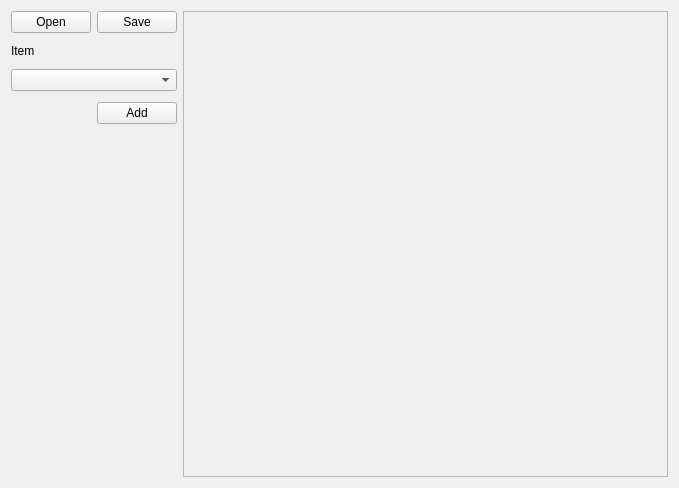
<?xml version="1.0" encoding="UTF-8"?>
<ui version="4.0">
 <class>Form</class>
 <widget class="QWidget" name="Form">
  <property name="geometry">
   <rect>
    <x>0</x>
    <y>0</y>
    <width>679</width>
    <height>488</height>
   </rect>
  </property>
  <property name="windowTitle">
   <string>Order placement</string>
  </property>
  <layout class="QHBoxLayout" name="horizontalLayout">
   <item>
    <layout class="QGridLayout" name="gridLayout">
     <property name="verticalSpacing">
      <number>11</number>
     </property>
     <item row="3" column="1">
      <widget class="QPushButton" name="btn_add">
       <property name="text">
        <string>Add</string>
       </property>
      </widget>
     </item>
     <item row="0" column="0">
      <widget class="QPushButton" name="btn_open">
       <property name="text">
        <string>Open</string>
       </property>
      </widget>
     </item>
     <item row="1" column="0">
      <widget class="QLabel" name="lbl_item">
       <property name="sizePolicy">
        <sizepolicy hsizetype="Preferred" vsizetype="Fixed">
         <horstretch>0</horstretch>
         <verstretch>0</verstretch>
        </sizepolicy>
       </property>
       <property name="text">
        <string>Item</string>
       </property>
      </widget>
     </item>
     <item row="2" column="0" colspan="2">
      <widget class="QComboBox" name="cmb_items"/>
     </item>
     <item row="4" column="1">
      <spacer name="verticalSpacer">
       <property name="orientation">
        <enum>Qt::Vertical</enum>
       </property>
       <property name="sizeHint" stdset="0">
        <size>
         <width>20</width>
         <height>40</height>
        </size>
       </property>
      </spacer>
     </item>
     <item row="0" column="1">
      <widget class="QPushButton" name="btn_save">
       <property name="text">
        <string>Save</string>
       </property>
      </widget>
     </item>
    </layout>
   </item>
   <item>
    <widget class="QScrollArea" name="scroll_area">
     <property name="widgetResizable">
      <bool>true</bool>
     </property>
     <widget class="QWidget" name="scrollAreaWidgetContents">
      <property name="geometry">
       <rect>
        <x>0</x>
        <y>0</y>
        <width>459</width>
        <height>468</height>
       </rect>
      </property>
      <layout class="QVBoxLayout" name="verticalLayout_2">
       <property name="leftMargin">
        <number>0</number>
       </property>
       <property name="topMargin">
        <number>0</number>
       </property>
       <property name="rightMargin">
        <number>0</number>
       </property>
       <property name="bottomMargin">
        <number>0</number>
       </property>
       <item>
        <layout class="QVBoxLayout" name="layout_items"/>
       </item>
       <item>
        <spacer name="verticalSpacer_2">
         <property name="orientation">
          <enum>Qt::Vertical</enum>
         </property>
         <property name="sizeHint" stdset="0">
          <size>
           <width>20</width>
           <height>40</height>
          </size>
         </property>
        </spacer>
       </item>
      </layout>
     </widget>
    </widget>
   </item>
  </layout>
 </widget>
 <resources/>
 <connections/>
</ui>
